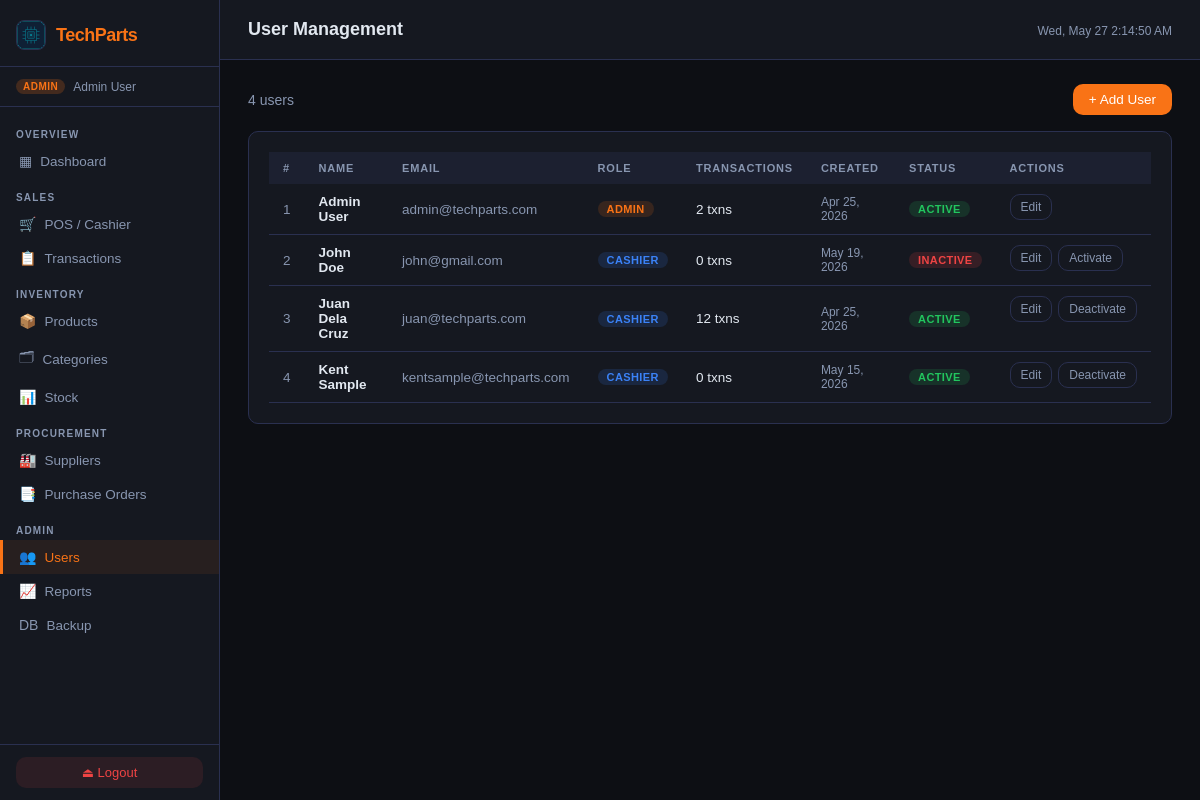
Page /pages/users.php (signed in) on the earlier database version.
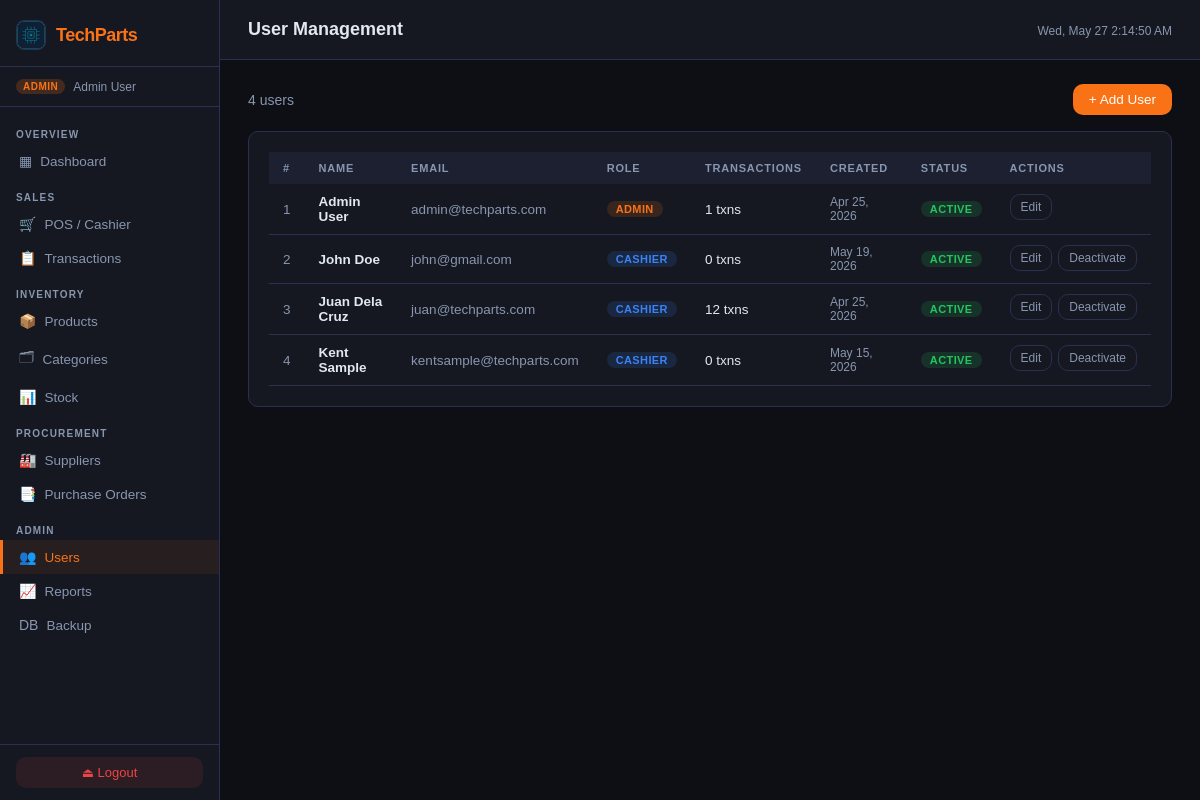
Same page on the later database version.
### tables this page shows
CREATE TABLE `user` (
  `ID` int NOT NULL AUTO_INCREMENT,
  `Name` varchar(100) NOT NULL,
  `Email` varchar(254) NOT NULL,
  `Password` varchar(255) NOT NULL,
  `Role` enum('Admin','Cashier') NOT NULL,
  `IsActive` tinyint(1) DEFAULT '1',
  `CreatedAt` timestamp NULL DEFAULT CURRENT_TIMESTAMP,
  PRIMARY KEY (`ID`),
  UNIQUE KEY `Email` (`Email`)
);

### includes/config.php (called while the page is built, shortened)
<?php
function currentUser(): array
{
    return [
        'id'   => $_SESSION['user_id']   ?? null,
        'name' => $_SESSION['user_name'] ?? 'Guest',
        'role' => $_SESSION['role']      ?? 'Viewer',
    ];
}

### pages/users.php (the view, shortened to what the changed rows need)
<?php
require_once __DIR__ . '/../includes/config.php';
$pageTitle = 'User Management';
$db = getDB();
$users = $db->query("
    SELECT u.*, COUNT(t.ID) AS TxnCount
    FROM User u
    LEFT JOIN Transaction t ON t.Cashier_ID = u.ID
    GROUP BY u.ID
    ORDER BY u.Role, u.Name
")->fetchAll();
include __DIR__ . '/../includes/header.php';
?>
<link rel="stylesheet" href="/css/users.css">
<div class="card">
  <div class="table-wrap">
    <table>
      <thead>
        <tr>
          <th>#</th>
          <th>Name</th>
          <th>Email</th>
          <th>Role</th>
          <th>Transactions</th>
          <th>Created</th>
          <th>Status</th>
          <th>Actions</th>
        </tr>
      </thead>
      <tbody>
        <?php foreach ($users as $index => $u): ?>
          <tr>
            <td style="color:var(--text-muted)"><?= $index + 1 ?></td>
            <td style="font-weight:600"><?= htmlspecialchars($u['Name']) ?></td>
            <td style="color:var(--text-muted)"><?= htmlspecialchars($u['Email']) ?></td>
            <td>
              <?php $rc = match ($u['Role']) {
                'Admin' => 'orange',
                'Cashier' => 'blue',
                default => 'gray'
              }; ?>
              <span class="badge badge-<?= $rc ?>"><?= $u['Role'] ?></span>
            </td>
            <td><?= $u['TxnCount'] ?> txns</td>
            <td style="color:var(--text-muted);font-size:12px"><?= date('M d, Y', strtotime($u['CreatedAt'])) ?></td>
            <td><span class="badge badge-<?= $u['IsActive'] ? 'green' : 'red' ?>"><?= $u['IsActive'] ? 'Active' : 'Inactive' ?></span></td>
            <td style="display:flex;gap:6px">
              <button class="btn btn-ghost btn-sm" onclick='editUser(<?= json_encode($u, JSON_HEX_APOS | JSON_HEX_TAG) ?>)'>Edit</button>
              <?php if ($u['ID'] != $_SESSION['user_id']): ?>
                <form method="POST">
                  <button type="button" class="btn btn-ghost btn-sm" onclick="confirmDelete('<?= $u['IsActive'] ? 'Deactivate' : 'Activate' ?> this user account?', this.closest('form'))"><?= $u['IsActive'] ? 'Deactivate' : 'Activate' ?></button>
                </form>
              <?php endif; ?>
            </td>
          </tr>
        <?php endforeach; ?>
      </tbody>
    </table>
  </div>
</div>
<?php include __DIR__ . '/../includes/footer.php'; ?>

### includes/header.php (shortened to what the changed rows need)
<?php
$user = currentUser();
?>
<!DOCTYPE html>
<html lang="en">
<head>
  <link rel="stylesheet" href="/css/style.css">
</head>
<body>
  <nav class="sidebar">
    <div class="sidebar-role">
      <span class="role-badge role-<?= strtolower($user['role']) ?>"><?= $user['role'] ?></span>
      <span class="user-name"><?= htmlspecialchars($user['name']) ?></span>
    </div>
  </nav>
  <main class="main-content">
    <header class="top-bar">
      <h1 class="page-title"><?= htmlspecialchars($pageTitle ?? 'Dashboard') ?></h1>
    </header>
    <div class="page-body">

Differences in the rows shown:
computed for user "Admin User": TxnCount "2" → "1"
changed user "John Doe": IsActive "INACTIVE Activate" → "ACTIVE Deactivate"
